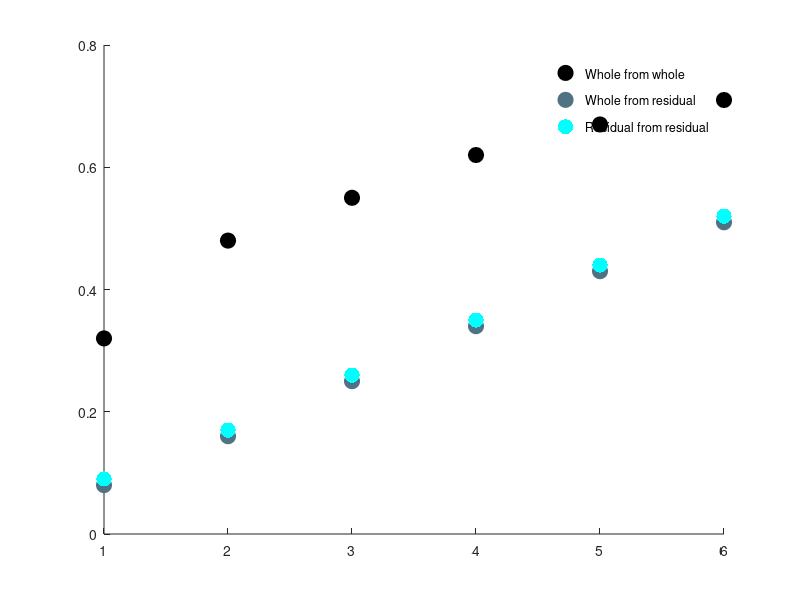

Source code (MATLAB): (Note: this script raises an error after producing the figure.)
%% Figure 8b - Step Scramble Summary - Factor Analysis

avg.whole = [0.32 0.48 0.55 0.62 0.67 0.71];
avg.res = [0.09 0.17 0.26 0.35 0.44 0.52];
avg.res2Whole = [0.08 0.16 0.25 0.34 0.43 0.51];

std.whole = [0.04 0.06 0.06 0.06 0.05 0.02];
std.res = [0.01 0.01 0.02 0.02 0.03 0.02];
std.res2Whole = [0.02 0.03 0.03 0.04 0.05 0.04];
synNums = 1:6;

figure
hold on
scatter(synNums, avg.whole, 120, 'k', 'MarkerFaceColor', 'k')
scatter(synNums, avg.res2Whole, 120, 'MarkerEdgeColor', [.31, .45, .51], 'MarkerFaceColor', [.31, .45, .51])
scatter(synNums, avg.res, 120, 'c', 'filled')

legend 'Whole from whole' 'Whole from residual' 'Residual from residual'
legend boxoff

errorbar(synNums, avg.whole, std.whole, 'LineStyle', 'none', 'Color', 'k')
errorbar(synNums, avg.res2Whole, std.res2Whole, 'LineStyle', 'none', 'Color', [.31, .45, .51])
errorbar(synNums, avg.res, std.res, 'LineStyle', 'none', 'Color', 'c')

xlabel('Number of Synergies')
ylabel('VAF')
title('Step Scramble Summary - FA')

%scatter(synNums, avg.res, 'c', 'MarkerFaceColor', 'c')
set(gca, 'XTick', 1:6)
set(gca, 'YTick', [0 .2 .4 .6 .8 1])
set(gca, 'FontSize', 16)
set(gca, 'Color', 'none')

set(gca,'TickDir','out'); box off
ylim([0 1])
axis square